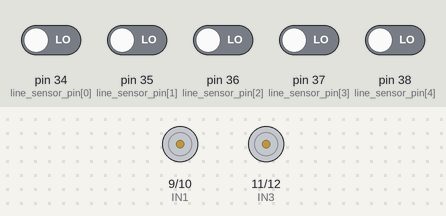
A sketch run on a simulated Arduino Mega 2560, built with avr-gcc and run on an emulated ATmega2560. Shown: motor-driver pin pairs drawn as motors (green arrow = first pin HIGH = forward, orange = second pin HIGH = backward, longer = more drive, scaled by the enable pin). Inputs (shaded band) come from the test bench; at power-on: pin 34 (line_sensor_pin[0]), pin 35 (line_sensor_pin[1]), pin 36 (line_sensor_pin[2]), pin 37 (line_sensor_pin[3]), pin 38 (line_sensor_pin[4]) LOW. What the sketch prints to the serial monitor is not drawn.

Above: at 4.2 s.
4.3 s: pin 34 (line_sensor_pin[0]) driven HIGH
At 5.2 s:
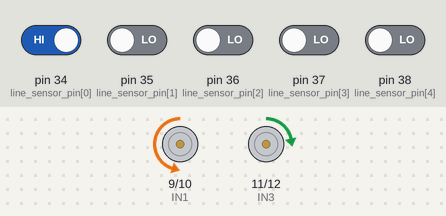
5.8 s: pin 35 (line_sensor_pin[1]) driven HIGH
At 6.2 s:
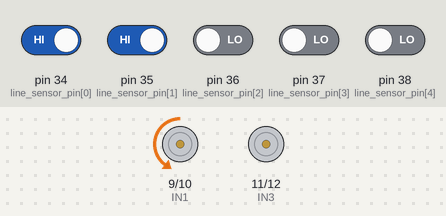
7.3 s: pin 34 (line_sensor_pin[0]) driven LOW
At 8.5 s:
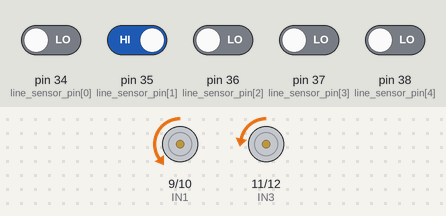
8.8 s: pin 36 (line_sensor_pin[2]) driven HIGH
At 9.8 s:
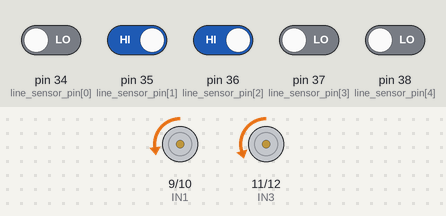
10.3 s: pin 35 (line_sensor_pin[1]) driven LOW
At 10.9 s:
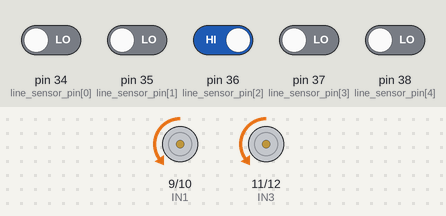
11.8 s: pin 37 (line_sensor_pin[3]) driven HIGH
At 13.2 s:
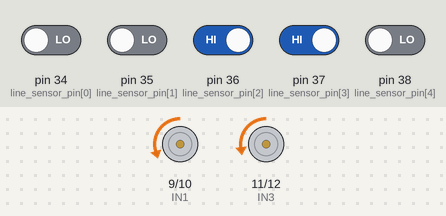
Timing chart, 0 to 14.3 s (numbered marks = the images above; inputs shaded):
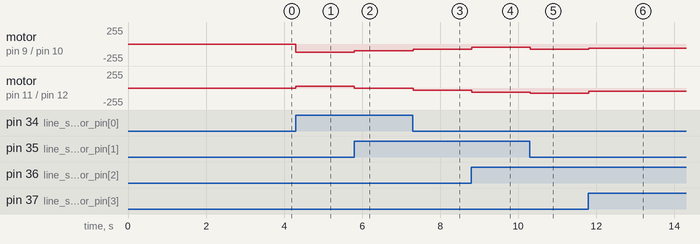

The sketch:

line_sensor.ino
```cpp
////////////// line sensor /////////////////

int line_sensor_pin[5] = { 34, 35, 36, 37, 38}; // line_sensor_pin 배열을 선언
int line_sensor[5] = {  0,  0,  0,  0,  0}; // line_sensor 값 배열을 선언

 int read_line_sensor(void)
 {
  int i, line_index;
  int sum = 0; // line sensor 에서 불이 들어온 sensor의 갯수
  for(i = 0; i < 5; i++)
    {
      line_sensor[i] = digitalRead(line_sensor_pin[i]);
      sum += line_sensor[i];
      Serial.print(line_sensor[i]);  Serial.print("  ");
    }
    Serial.print("sum  ");   Serial.println(sum);

 if(sum == 1)
 {
  if(line_sensor[0]==1) line_index = -4;
  if(line_sensor[1]==1) line_index = -2;
  if(line_sensor[2]==1) line_index =  0;
  if(line_sensor[3]==1) line_index =  2;
  if(line_sensor[4]==1) line_index =  4;
 }
 else if(sum == 2)
 {
  if((line_sensor[0]==1) && (line_sensor[1]== 1)) line_index = -3;
  if((line_sensor[1]==1) && (line_sensor[2]== 1)) line_index = -1;
  if((line_sensor[2]==1) && (line_sensor[3]== 1)) line_index =  1;
  if((line_sensor[3]==1) && (line_sensor[4]== 1)) line_index =  3;
 }
 else if (sum == 5)
 {
  line_index = -10;
 }
 else
 {

 }
 Serial.print("line_index: ");
 Serial.print(line_index);
 Serial.println("");

 return line_index;
 }

 void line_following(int line_index)
 {
  switch(line_index)
  {
    case -4: motor_L_control(-30); motor_R_control(120);
            break;
    case -3: motor_L_control(0); motor_R_control(100);
            break;
    case -2: motor_L_control(30); motor_R_control(80);
            break;
    case -1: motor_L_control(60); motor_R_control(50);
            break;
    case  0: motor_L_control(80);motor_R_control(80);
            break;
    case  1: motor_R_control(60);motor_L_control(50);
            break;
    case  2: motor_R_control(30);motor_L_control(80);
            break;
    case  3: motor_R_control(0);motor_L_control(100);
            break;
    case  4: motor_R_control(-30);motor_L_control(120);
            break;
    case  -10: motor_R_control(0);motor_L_control(0);
            break;
  }
 }
 ////////////////////PID///////////////////////

double Kp=2, Ki=0.0, Kd=0;


////////////////////Driving///////////////////////

float t_angle[4] = { 0, 90, 180, 270};


/////////////////////IMU//////////////////////

#include <Wire.h>
//#include <LSM303.h>
#include <MPU6050_tockn.h>

#define THRESHOLD_ANGLE1  7
#define THRESHOLD_ANGLE2  3


//LSM303 compass;
MPU6050 mpu6050(Wire);

float heading_angle      = 0.0;
float init_heading_angle = 17.0;  //초기방향
float target_heading_angle = 0.0;
float heading_angle_error = 0.0;  //error값


////////////////////////////////////////////////////////////////////////

#include <NewPing.h>

#define SONAR_NUM 3      // Number of sensors.
#define MAX_DISTANCE 150 // Maximum distance (in cm) to ping.
#define WALL_GAP_DISTANCE      450 //mm  단위
#define WALL_GAP_DISTANCE_HALF 250 //mm  단위
#define MOTOR_PWM_OFFSET 10

#define Front 0
#define Left  1
#define Right 2

#define TRIG1 2  // 초음파 센서 1번 Trig 핀 번호
#define ECHO1 3  // 초음파 센서 1번 Echo 핀 번호

#define TRIG2 4  // 초음파 센서 2번 Trig 핀 번호
#define ECHO2 5  // 초음파 센서 2번 Echo 핀 번호

#define TRIG3 6  // 초음파 센서 3번 Trig 핀 번호
#define ECHO3 7  // 초음파 센서 3번 Echo 핀 번호

NewPing sonar[SONAR_NUM] = {   // Sensor object array.
NewPing(TRIG1, ECHO1, MAX_DISTANCE), // Each sensor's trigger pin, echo pin, and max distance to ping.
NewPing(TRIG2, ECHO2, MAX_DISTANCE),
NewPing(TRIG3, ECHO3, MAX_DISTANCE)
};
float front_sonar      =  0.0;
float left_sonar       =  0.0;
float right_sonar      =  0.0;

float front_sonar1     = 0.0;
float left_sonar1      = 0.0;
float right_sonar1     = 0.0;

float front_sonar2     = 0.0;
float left_sonar2      = 0.0;
float right_sonar2     = 0.0;

float front_sonar3     = 0.0;
float left_sonar3      = 0.0;
float right_sonar3     = 0.0;


//////////////////L298N//////////////////////////////
#define ENA 8
#define IN1 9
#define IN2 10
#define IN3 11
#define IN4 12
#define ENB 13
//////////Maze Status///////////////
int maze_status = 0;

void setup() {
  int i;
  pinMode(ENA, OUTPUT);
  pinMode(IN1, OUTPUT);
  pinMode(IN2, OUTPUT);

  pinMode(IN3, OUTPUT);
  pinMode(IN4, OUTPUT);
  pinMode(ENA, OUTPUT);
for(i=0;i<5;i++)
{
  pinMode(line_sensor_pin[i], INPUT);
}

  Serial.begin(115200); // 통신 속도를 115200으로 정의함

  Wire.begin();       //IMU initiallize
  //compass.init();
  //compass.enableDefault();

/*
  compass.m_min = (LSM303::vector<int16_t>) {
    -32767, -32767, -32767
  };
  compass.m_max = (LSM303::vector<int16_t>) {
    +32767, +32767, +32767
  };
 */
 mpu6050.begin();
 mpu6050.calcGyroOffsets(true);

}

void motor_R_control(int motor_speed_R) //모터 A의 방향(direction)과 속도(speed)제어
{
  if (motor_speed_R >= 0)
  {
    digitalWrite(IN1, LOW);         // 모터의 방향 제어
    digitalWrite(IN2, HIGH);
    if (motor_speed_R >= 255) motor_speed_R = 255;
    analogWrite(ENA, motor_speed_R); // 모터의 속도 제어
  }
  else
  {
    digitalWrite(IN1, HIGH);
    digitalWrite(IN2, LOW);
    if (motor_speed_R <= -255) motor_speed_R = -255;
    analogWrite(ENA, -motor_speed_R);
  }
}
void motor_L_control(int motor_speed_L) //모터 B의 방향(direction)과 속도(speed)제어
{
  if (motor_speed_L >= 0)
  {
    digitalWrite(IN3, LOW);          //모터의 방향제어
    digitalWrite(IN4, HIGH);
    if (motor_speed_L >= 255) motor_speed_L = 255;
    analogWrite(ENB, motor_speed_L);
  }
  else
  {
    digitalWrite(IN3, HIGH);
    digitalWrite(IN4, LOW);
    if (motor_speed_L <= -255) motor_speed_L = -255;
    analogWrite(ENB, -motor_speed_L);
  }
}
void check_maze_status(void)
{
  if ((left_sonar >= 0) && (left_sonar <= 200) && (right_sonar >= 0) && (right_sonar <= 200) && (front_sonar >= 0) && (front_sonar <= 125))
  { //3면이 다 막힌경우
    maze_status = 4;
    Serial.println("maze_status = 4");

  }
  else if ( (left_sonar >= 0) && (left_sonar <= WALL_GAP_DISTANCE_HALF) && (right_sonar >= 0) && (right_sonar <= WALL_GAP_DISTANCE_HALF))
  {
    maze_status = 1;
    Serial.println("maze_status = 1");
  }
  else if ((left_sonar >= 0) && (left_sonar <= 250) && (front_sonar >= 0) && (front_sonar <= 125))
  {
    maze_status = 2;
    Serial.println("maze_status = 2");

  }
  else if ((right_sonar >= 0) && (right_sonar <= 220) && (front_sonar >= 0) && (front_sonar <= 125))
  {
    maze_status = 3;
    Serial.println("maze_status = 3");

  }
  else
  {
    maze_status = 0;
    Serial.println("maze_status = 0;");
  }
}

// 먼저 left_pwm =0;   right_pwm = 100;   으로 해서 왼쪽 오른쪽 방향 찾기
void wall_collision_avoid(int base_speed)
{
  float error = 0.0;
  float Kp = 0.1;           //나중에 조정해야할 값
  int pwm_control = 0;
  int right_pwm = 0;
  int left_pwm = 0;
  error = (right_sonar - left_sonar);
  error = Kp * error;
  if (error >= 30) error = 30;
  if (error <= -30) error = -30;


  right_pwm = (base_speed - error);
  left_pwm = (base_speed + error);


  if (right_pwm <= 0 )  right_pwm = 0;
  if (left_pwm <= 0 )   left_pwm = 0;

  if (right_pwm >= 255 )  right_pwm = 255;
  if (left_pwm >= 255 )   left_pwm = 255;
}
void imu_rotation(void)
{
  bool flag = 1; //bool type은 0,1
   while(flag)
   {
      read_sonar_sensor();
      read_imu_sensor();

      if(heading_angle_error > THRESHOLD_ANGLE1) // 반시계방향으로 회전
      {
          motor_L_control(100);
          motor_R_control(-90);
      }
      else if((heading_angle_error >=THRESHOLD_ANGLE2) && (heading_angle_error <=THRESHOLD_ANGLE1)) //
      {
        motor_L_control(60);
        motor_R_control(-60);
      }
      else if((heading_angle_error >-THRESHOLD_ANGLE2) && (heading_angle_error <THRESHOLD_ANGLE2)) // 정지
      {
        motor_L_control(0);
        motor_R_control(0);
        flag = 0;
      }
      else if((heading_angle_error >=-THRESHOLD_ANGLE1) && (heading_angle_error <=-THRESHOLD_ANGLE2)) //
      {
        motor_L_control(-60);
        motor_R_control(60);
      }
      else // heading_angle_error <-THRESHOLD_ANGLE // 시계방향으로 회전
      {
        motor_L_control(-100);
        motor_R_control(90);
      }

  Serial.print("Heading Angle Error : ");                           //시리얼 모니터 확인용
  Serial.print(heading_angle_error); //heading_angle error 표시
  Serial.print(" = ");
  Serial.print(target_heading_angle);
  Serial.print(" - ");
  Serial.println(heading_angle); //heading_angle 표시


    }
}
void read_sonar_sensor(void)
{
  float front_sonar1 = sonar[Front].ping_cm() * 10;
  float left_sonar1  = sonar[Left].ping_cm() * 10;
  float right_sonar1 = sonar[Right].ping_cm() * 10;

  float front_sonar2 = sonar[Front].ping_cm() * 10;
  float left_sonar2  = sonar[Left].ping_cm() * 10;
  float right_sonar2 = sonar[Right].ping_cm() * 10;

  float front_sonar3 = sonar[Front].ping_cm() * 10;
  float left_sonar3  = sonar[Left].ping_cm() * 10;
  float right_sonar3 = sonar[Right].ping_cm() * 10;

  front_sonar = (front_sonar1 + front_sonar2 + front_sonar3) / 3;
  left_sonar  = (left_sonar1 + left_sonar2 + left_sonar3) / 3;
  right_sonar = (right_sonar1 + right_sonar2 + right_sonar3) / 3;

  if (front_sonar == 0.0) front_sonar = MAX_DISTANCE ;
  if (left_sonar  == 0.0) left_sonar = MAX_DISTANCE ;
  if (right_sonar == 0.0) right_sonar = MAX_DISTANCE ;

  Serial.print("L:"); Serial.print(left_sonar); Serial.print(" ");
  Serial.print("F:"); Serial.print(front_sonar); Serial.print(" ");
  Serial.print("R:"); Serial.println(right_sonar);


}
void read_imu_sensor(void)
{
  /*
  compass.read();
  float heading1 = compass.heading();
  compass.read();
  float heading2 = compass.heading();
  */
  mpu6050.update();
  float heading1 = mpu6050.getAngleZ();
  mpu6050.update();
  float heading2 = mpu6050.getAngleZ();

  heading_angle = (heading1+heading2)/2;
  heading_angle = 360 - heading_angle; //회전 좌표계를  반시계 방향으로 할 것


  while(heading_angle > 360)
  {
    heading_angle -= 360;
  }
  heading_angle_error = target_heading_angle - heading_angle;


  if(heading_angle_error > 180)
  {
      heading_angle_error = heading_angle_error - 360;
  }
  else if(heading_angle_error < -180)
  {
      heading_angle_error = heading_angle_error + 360;
  }
  else
  {

  }

    Serial.print("Heading Angle Error : ");
    Serial.print(heading_angle_error); //heading_angle error 표시
    Serial.print(" = ");
    Serial.print(target_heading_angle);
    Serial.print(" - ");
    Serial.println(heading_angle); //heading_angle 표시


}
void run_heading_angle(void)
  {
     bool flag = 1;
     double Output;

     while(flag)
     {
       read_sonar_sensor();
       read_imu_sensor();
       Output = Kp * heading_angle_error;

       motor_L_control((90 + Output )*1.3);
       motor_R_control(90 - Output );

       if(front_sonar < 200)
       {
         flag = 0;
         motor_L_control(0);
         motor_R_control(0);
       }
     }

  }

void loop ()
{
  read_line_sensor();
  line_following(read_line_sensor());
}
/*void loop1()
{
  // put your main code here, to run repeatedly:


  run_heading_angle();
  delay(300);
  read_sonar_sensor();
  read_imu_sensor();
  target_heading_angle += 170;
  imu_rotation();


  run_heading_angle();
  delay(300);
  read_sonar_sensor();
  read_imu_sensor();
  target_heading_angle += 170;
  imu_rotation();


  run_heading_angle();
  delay(300);
  read_sonar_sensor();
  read_imu_sensor();
  target_heading_angle -= 175;
  imu_rotation();

  run_heading_angle();
  delay(300);
  read_sonar_sensor();
  read_imu_sensor();
  target_heading_angle -= 170;
  imu_rotation();

  run_heading_angle();
  delay(300);
  read_sonar_sensor();
  read_imu_sensor();
  target_heading_angle -= 170 * 2;
  imu_rotation();
  }
  */

/* if (maze_status == 4)
  {
   //180도 회전한다.
   Serial.println("Rotate CCW");
   motor_L_conrtol(HIGH, 0);
   motor_R_control(LOW, 0);
   delay(50);
   motor_L_conrtol(HIGH, 100);   //오른쪽 전진
   motor_B_control(LOW, 100);    //왼쪽 후진
   delay(1200);
    motor_L_conrtol(HIGH, 0);
   motor_B_control(LOW, 0);
   delay(50);
  }


  else if (maze_status == 1)
  {
   Serial.println("run straight");
   wall_collision_avoid(90);

  }
  else if (maze_status == 2)
  {
   Serial.println("Rotate CW");
   motor_L_conrtol(HIGH, 0);
   motor_B_control(LOW, 0);
   delay(50);
   motor_L_conrtol(LOW, 100);      //오른쪽 후진
   motor_B_control(HIGH, 100);    //왼쪽 전진
   delay(455);
   motor_L_conrtol(HIGH, 0);
   motor_B_control(LOW, 0);
   delay(50);
  }
  else if (maze_status == 3)
  {
   Serial.println("Rotate CCW");
   motor_L_conrtol(HIGH, 0);
   motor_B_control(LOW, 0);
   delay(50);
   motor_L_conrtol(HIGH, 100);      //오른쪽 전진
   motor_B_control(LOW, 100);    //왼쪽 후진
   delay(550);
    (HIGH, 0);
   motor_B_control(LOW, 0);
   delay(50);
  }
  else
  {

  Serial.println("run straight");
   wall_collision_avoid(90);

  }*/
```

Measured:
- after the input at 4.3 s, motor on pin 9 (IN1) / pin 10 (IN2): stopped → backward 120/255 at once; motor on pin 11 (IN3) / pin 12 (IN4): stopped → forward 30/255 at once
- after the input at 5.8 s, motor on pin 9 (IN1) / pin 10 (IN2): backward 120/255 → backward 100/255 at once; motor on pin 11 (IN3) / pin 12 (IN4): forward 30/255 → stopped at once
- after the input at 7.3 s, motor on pin 9 (IN1) / pin 10 (IN2): backward 100/255 → backward 80/255 at once; motor on pin 11 (IN3) / pin 12 (IN4): stopped → backward 30/255 at once
- after the input at 8.8 s, motor on pin 9 (IN1) / pin 10 (IN2): backward 80/255 → backward 50/255 at once; motor on pin 11 (IN3) / pin 12 (IN4): backward 30/255 → backward 60/255 at once
- after the input at 10.3 s, motor on pin 9 (IN1) / pin 10 (IN2): backward 50/255 → backward 80/255 at once; motor on pin 11 (IN3) / pin 12 (IN4): backward 60/255 → backward 80/255 at once
- after the input at 11.8 s, motor on pin 9 (IN1) / pin 10 (IN2): backward 80/255 → backward 60/255 at once; motor on pin 11 (IN3) / pin 12 (IN4): backward 80/255 → backward 50/255 at once
